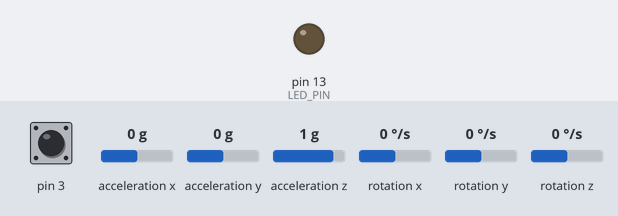
The sketch below on a simulated Arduino Leonardo, built with avr-gcc and run on an emulated ATmega32U4. Shown: output pins drawn as LEDs (lit = HIGH). Dashed ring = blinking. Inputs (shaded band) come from the test bench; at power-on: pin 3 HIGH, acceleration x 0 g, acceleration y 0 g, acceleration z 1 g, rotation x 0 °/s, rotation y 0 °/s, rotation z 0 °/s. The sensor or clock chip raises its interrupt line as the real part does; what the sketch prints to the serial monitor is not drawn.

Above: at 0.1 s.
At 0.68 s:
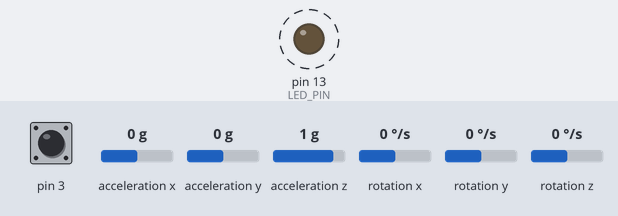
Timing chart, 0 to 3.5 s (numbered marks = the images above):
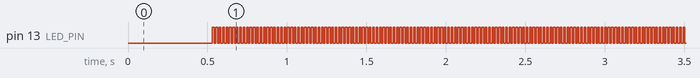

Measured:
- by itself, pin 13 (LED_PIN): alternates HIGH for 0.01 s and LOW for 0.01 s

The sketch:

IMU01.ino
```cpp
// I2C device class (I2Cdev) demonstration Arduino sketch for MPU6050 class using DMP (MotionApps v2.0)
// 6/21/2012 by Jeff Rowberg <jeff@rowberg.net>
// Updates should (hopefully) always be available at https://github.com/jrowberg/i2cdevlib
//
// Changelog:
//      2013-05-08 - added seamless Fastwire support
//                 - added note about gyro calibration
//      2012-06-21 - added note about Arduino 1.0.1 + Leonardo compatibility error
//      2012-06-20 - improved FIFO overflow handling and simplified read process
//      2012-06-19 - completely rearranged DMP initialization code and simplification
//      2012-06-13 - pull gyro and accel data from FIFO packet instead of reading directly
//      2012-06-09 - fix broken FIFO read sequence and change interrupt detection to RISING
//      2012-06-05 - add gravity-compensated initial reference frame acceleration output
//                 - add 3D math helper file to DMP6 example sketch
//                 - add Euler output and Yaw/Pitch/Roll output formats
//      2012-06-04 - remove accel offset clearing for better results (thanks Sungon Lee)
//      2012-06-01 - fixed gyro sensitivity to be 2000 deg/sec instead of 250
//      2012-05-30 - basic DMP initialization working

/* ============================================
I2Cdev device library code is placed under the MIT license
Copyright (c) 2012 Jeff Rowberg

Permission is hereby granted, free of charge, to any person obtaining a copy
of this software and associated documentation files (the "Software"), to deal
in the Software without restriction, including without limitation the rights
to use, copy, modify, merge, publish, distribute, sublicense, and/or sell
copies of the Software, and to permit persons to whom the Software is
furnished to do so, subject to the following conditions:

The above copyright notice and this permission notice shall be included in
all copies or substantial portions of the Software.

THE SOFTWARE IS PROVIDED "AS IS", WITHOUT WARRANTY OF ANY KIND, EXPRESS OR
IMPLIED, INCLUDING BUT NOT LIMITED TO THE WARRANTIES OF MERCHANTABILITY,
FITNESS FOR A PARTICULAR PURPOSE AND NONINFRINGEMENT. IN NO EVENT SHALL THE
AUTHORS OR COPYRIGHT HOLDERS BE LIABLE FOR ANY CLAIM, DAMAGES OR OTHER
LIABILITY, WHETHER IN AN ACTION OF CONTRACT, TORT OR OTHERWISE, ARISING FROM,
OUT OF OR IN CONNECTION WITH THE SOFTWARE OR THE USE OR OTHER DEALINGS IN
THE SOFTWARE.
===============================================
*/

// I2Cdev and MPU6050 must be installed as libraries, or else the .cpp/.h files
// for both classes must be in the include path of your project
#include "I2Cdev.h"

#include "MPU6050_6Axis_MotionApps20.h"
//#include "MPU6050.h" // not necessary if using MotionApps include file

// Arduino Wire library is required if I2Cdev I2CDEV_ARDUINO_WIRE implementation
// is used in I2Cdev.h
#if I2CDEV_IMPLEMENTATION == I2CDEV_ARDUINO_WIRE
    #include "Wire.h"
#endif

// class default I2C address is 0x68
// specific I2C addresses may be passed as a parameter here
// AD0 low = 0x68 (default for SparkFun breakout and InvenSense evaluation board)
// AD0 high = 0x69
MPU6050 mpu;
//MPU6050 mpu(0x69); // <-- use for AD0 high

/* =========================================================================
   NOTE: In addition to connection 3.3v, GND, SDA, and SCL, this sketch
   depends on the MPU-6050's INT pin being connected to the Arduino's
   external interrupt #0 pin. On the Arduino Uno and Mega 2560, this is
   digital I/O pin 2.
 * ========================================================================= */

/* =========================================================================
   NOTE: Arduino v1.0.1 with the Leonardo board generates a compile error
   when using Serial.write(buf, len). The Teapot output uses this method.
   The solution requires a modification to the Arduino USBAPI.h file, which
   is fortunately simple, but annoying. This will be fixed in the next IDE
   release. For more info, see these links:

   http://arduino.cc/forum/index.php/topic,109987.0.html
   http://code.google.com/p/arduino/issues/detail?id=958
 * ========================================================================= */


// uncomment "OUTPUT_READABLE_QUATERNION" if you want to see the actual
// quaternion components in a [w, x, y, z] format (not best for parsing
// on a remote host such as Processing or something though)
//#define OUTPUT_READABLE_QUATERNION

// uncomment "OUTPUT_READABLE_EULER" if you want to see Euler angles
// (in degrees) calculated from the quaternions coming from the FIFO.
// Note that Euler angles suffer from gimbal lock (for more info, see
// http://en.wikipedia.org/wiki/Gimbal_lock)
//#define OUTPUT_READABLE_EULER

// uncomment "OUTPUT_READABLE_YAWPITCHROLL" if you want to see the yaw/
// pitch/roll angles (in degrees) calculated from the quaternions coming
// from the FIFO. Note this also requires gravity vector calculations.
// Also note that yaw/pitch/roll angles suffer from gimbal lock (for
// more info, see: http://en.wikipedia.org/wiki/Gimbal_lock)
#define OUTPUT_READABLE_YAWPITCHROLL

// uncomment "OUTPUT_READABLE_REALACCEL" if you want to see acceleration
// components with gravity removed. This acceleration reference frame is
// not compensated for orientation, so +X is always +X according to the
// sensor, just without the effects of gravity. If you want acceleration
// compensated for orientation, us OUTPUT_READABLE_WORLDACCEL instead.
//#define OUTPUT_READABLE_REALACCEL

// uncomment "OUTPUT_READABLE_WORLDACCEL" if you want to see acceleration
// components with gravity removed and adjusted for the world frame of
// reference (yaw is relative to initial orientation, since no magnetometer
// is present in this case). Could be quite handy in some cases.
//#define OUTPUT_READABLE_WORLDACCEL

// uncomment "OUTPUT_TEAPOT" if you want output that matches the
// format used for the InvenSense teapot demo
//#define OUTPUT_TEAPOT


#define LED_PIN 13 // (Arduino is 13, Teensy is 11, Teensy++ is 6)
bool blinkState = false;

// MPU control/status vars
bool dmpReady = false;  // set true if DMP init was successful
uint8_t mpuIntStatus;   // holds actual interrupt status byte from MPU
uint8_t devStatus;      // return status after each device operation (0 = success, !0 = error)
uint16_t packetSize;    // expected DMP packet size (default is 42 bytes)
uint16_t fifoCount;     // count of all bytes currently in FIFO
uint8_t fifoBuffer[64]; // FIFO storage buffer

// orientation/motion vars
Quaternion q;           // [w, x, y, z]         quaternion container
VectorInt16 aa;         // [x, y, z]            accel sensor measurements
VectorInt16 aaReal;     // [x, y, z]            gravity-free accel sensor measurements
VectorInt16 aaWorld;    // [x, y, z]            world-frame accel sensor measurements
VectorFloat gravity;    // [x, y, z]            gravity vector
float euler[3];         // [psi, theta, phi]    Euler angle container
float ypr[3];           // [yaw, pitch, roll]   yaw/pitch/roll container and gravity vector

float pitch;
float roll;

// packet structure for InvenSense teapot demo
uint8_t teapotPacket[14] = { '$', 0x02, 0,0, 0,0, 0,0, 0,0, 0x00, 0x00, '\r', '\n' };


// ================================================================
// ===               INTERRUPT DETECTION ROUTINE                ===
// ================================================================

volatile bool mpuInterrupt = false;     // indicates whether MPU interrupt pin has gone high
void dmpDataReady() {
    mpuInterrupt = true;
}


// ================================================================
// ===                      INITIAL SETUP                       ===
// ================================================================

void setup() {
    // join I2C bus (I2Cdev library doesn't do this automatically)
    #if I2CDEV_IMPLEMENTATION == I2CDEV_ARDUINO_WIRE
        Wire.begin();
        TWBR = 24; // 400kHz I2C clock (200kHz if CPU is 8MHz). Comment this line if having compilation difficulties with TWBR.
    #elif I2CDEV_IMPLEMENTATION == I2CDEV_BUILTIN_FASTWIRE
        Fastwire::setup(400, true);
    #endif

    // initialize serial communication
    // (115200 chosen because it is required for Teapot Demo output, but it's
    // really up to you depending on your project)
    Serial.begin(115200);
    while (!Serial); // wait for Leonardo enumeration, others continue immediately

    // NOTE: 8MHz or slower host processors, like the Teensy @ 3.3v or Ardunio
    // Pro Mini running at 3.3v, cannot handle this baud rate reliably due to
    // the baud timing being too misaligned with processor ticks. You must use
    // 38400 or slower in these cases, or use some kind of external separate
    // crystal solution for the UART timer.

    // initialize device
    //Serial.println(F("Initializing I2C devices..."));
    mpu.initialize();

    // verify connection
    //Serial.println(F("Testing device connections..."));
    //Serial.println(mpu.testConnection() ? F("MPU6050 connection successful") : F("MPU6050 connection failed"));

    // load and configure the DMP
    //Serial.println(F("Initializing DMP..."));
    devStatus = mpu.dmpInitialize();

    // supply your own gyro offsets here, scaled for min sensitivity
    mpu.setXGyroOffset(51);
    mpu.setYGyroOffset(11);
    mpu.setZGyroOffset(-122);
    mpu.setXAccelOffset(-2737);
    mpu.setYAccelOffset(-2969);
    mpu.setZAccelOffset(1611);

    // make sure it worked (returns 0 if so)
    if (devStatus == 0) {
        // turn on the DMP, now that it's ready
        //Serial.println(F("Enabling DMP..."));
        mpu.setDMPEnabled(true);

        // enable Arduino interrupt detection
        //Serial.println(F("Enabling interrupt detection (Arduino external interrupt 0)..."));
        attachInterrupt(0, dmpDataReady, RISING);
        mpuIntStatus = mpu.getIntStatus();

        // set our DMP Ready flag so the main loop() function knows it's okay to use it
        //Serial.println(F("DMP ready! Waiting for first interrupt..."));
        dmpReady = true;

        // get expected DMP packet size for later comparison
        packetSize = mpu.dmpGetFIFOPacketSize();
    } else {
        // ERROR!
        // 1 = initial memory load failed
        // 2 = DMP configuration updates failed
        // (if it's going to break, usually the code will be 1)
        //Serial.print(F("DMP Initialization failed (code "));
        //Serial.print(devStatus);
        //Serial.println(F(")"));
    }

    // configure LED for output
    pinMode(LED_PIN, OUTPUT);
}


// ================================================================
// ===                    MAIN PROGRAM LOOP                     ===
// ================================================================

void loop() {
    // if programming failed, don't try to do anything
    if (!dmpReady) return;

    // wait for MPU interrupt or extra packet(s) available
    while (!mpuInterrupt && fifoCount < packetSize) {
        // other program behavior stuff here
        // .
        // .
        // .
        // if you are really paranoid you can frequently test in between other
        // stuff to see if mpuInterrupt is true, and if so, "break;" from the
        // while() loop to immediately process the MPU data
        // .
        // .
        // .
    }

    // reset interrupt flag and get INT_STATUS byte
    mpuInterrupt = false;
    mpuIntStatus = mpu.getIntStatus();

    // get current FIFO count
    fifoCount = mpu.getFIFOCount();

    // check for overflow (this should never happen unless our code is too inefficient)
    if ((mpuIntStatus & 0x10) || fifoCount == 1024) {
        // reset so we can continue cleanly
        mpu.resetFIFO();
        Serial.println(F("FIFO overflow!"));

    // otherwise, check for DMP data ready interrupt (this should happen frequently)
    } else if (mpuIntStatus & 0x02) {
        // wait for correct available data length, should be a VERY short wait
        while (fifoCount < packetSize) fifoCount = mpu.getFIFOCount();

        // read a packet from FIFO
        mpu.getFIFOBytes(fifoBuffer, packetSize);

        // track FIFO count here in case there is > 1 packet available
        // (this lets us immediately read more without waiting for an interrupt)
        fifoCount -= packetSize;


        #ifdef OUTPUT_READABLE_YAWPITCHROLL
            // display Euler angles in degrees
            mpu.dmpGetQuaternion(&q, fifoBuffer);
            mpu.dmpGetGravity(&gravity, &q);
            mpu.dmpGetYawPitchRoll(ypr, &q, &gravity);
            //Serial.print("ypr\t");
            //Serial.print(ypr[0] * 180/M_PI);
            //Serial.print("\t");
            //Serial.print(ypr[1] * 180/M_PI);
            //Serial.print("\t");
            //Serial.println(ypr[2] * 180/M_PI);
            pitch = ypr[1]* 180/M_PI;
            roll = ypr[2]* 180/M_PI;
        #endif

        Serial.print (pitch,4);
        Serial.print (",");
        Serial.print(roll,4);
        Serial.print('\n');


        // blink LED to indicate activity
        blinkState = !blinkState;
        digitalWrite(LED_PIN, blinkState);
    }
}
```
